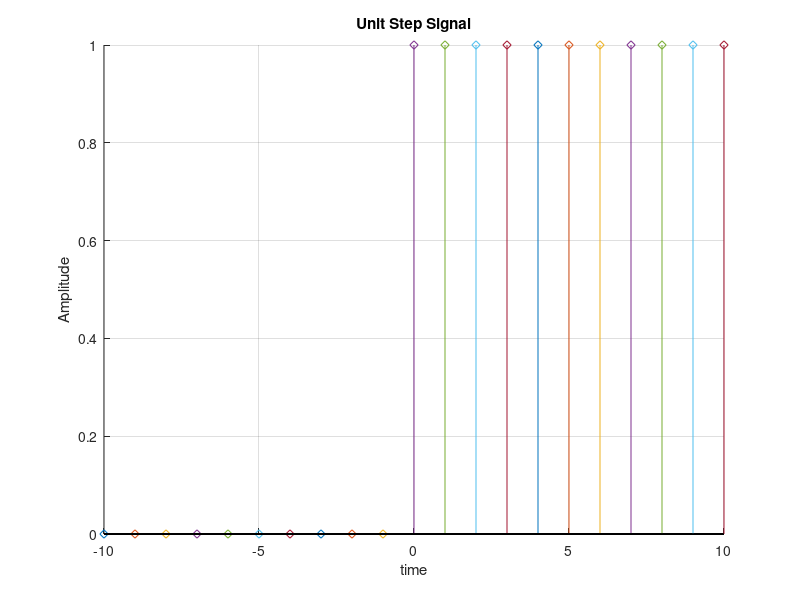

Reproduce this figure in MATLAB.
%To plot the unit step signal
hold on;
for t=-10:10
   if t<0
       stem(t,0,'d');
   else
       stem(t,1,'d');
   end;
end;

%making the graph illustrative
xlabel('time');
ylabel('Amplitude');
title('Unit Step Signal');
grid on;
